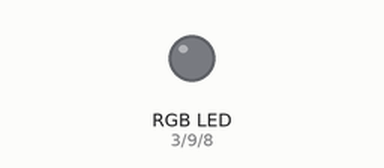
A sketch run on a simulated Arduino Uno, built with avr-gcc and run on an emulated ATmega328P. Shown: an RGB LED mixed from three pins (HIGH = lit). Dim RGB values are drawn brighter than linear.

Above: at 0.05 s.
At 6.45 s:
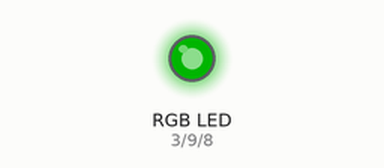
At 12.85 s:
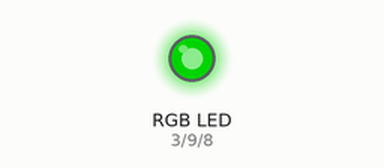
At 25.6 s:
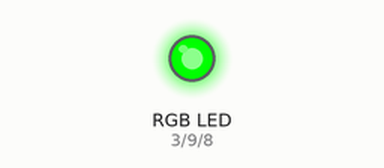
Timing chart, 0 to 27.1 s (numbered marks = the images above):
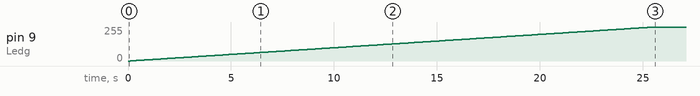

Measured:
- by itself, pin 9 (Ledg): moves from 0/255 to 255/255 over 25.4 s

The sketch:

sketch_sep12a.ino
```cpp
int Ledg = 9;
int Ledb = 8;
int Ledr = 3;
int Ledg1 = 1;
int Ledg2 = 1;
int Led;
void setup() {
  // put your setup code here, to run once:
pinMode(Ledg, OUTPUT);
pinMode(Ledb, OUTPUT);
pinMode(Ledr, OUTPUT);
}

void loop() {
  // put your main code here, to run repeatedly:

analogWrite(Ledr, 0);
analogWrite(Ledb, 0);
analogWrite(Ledg, Led);
delay(100);
Led =Led + Ledg2;
if(Led > 255 || Led < 0) {
  Led = -Led;
}
}
```
